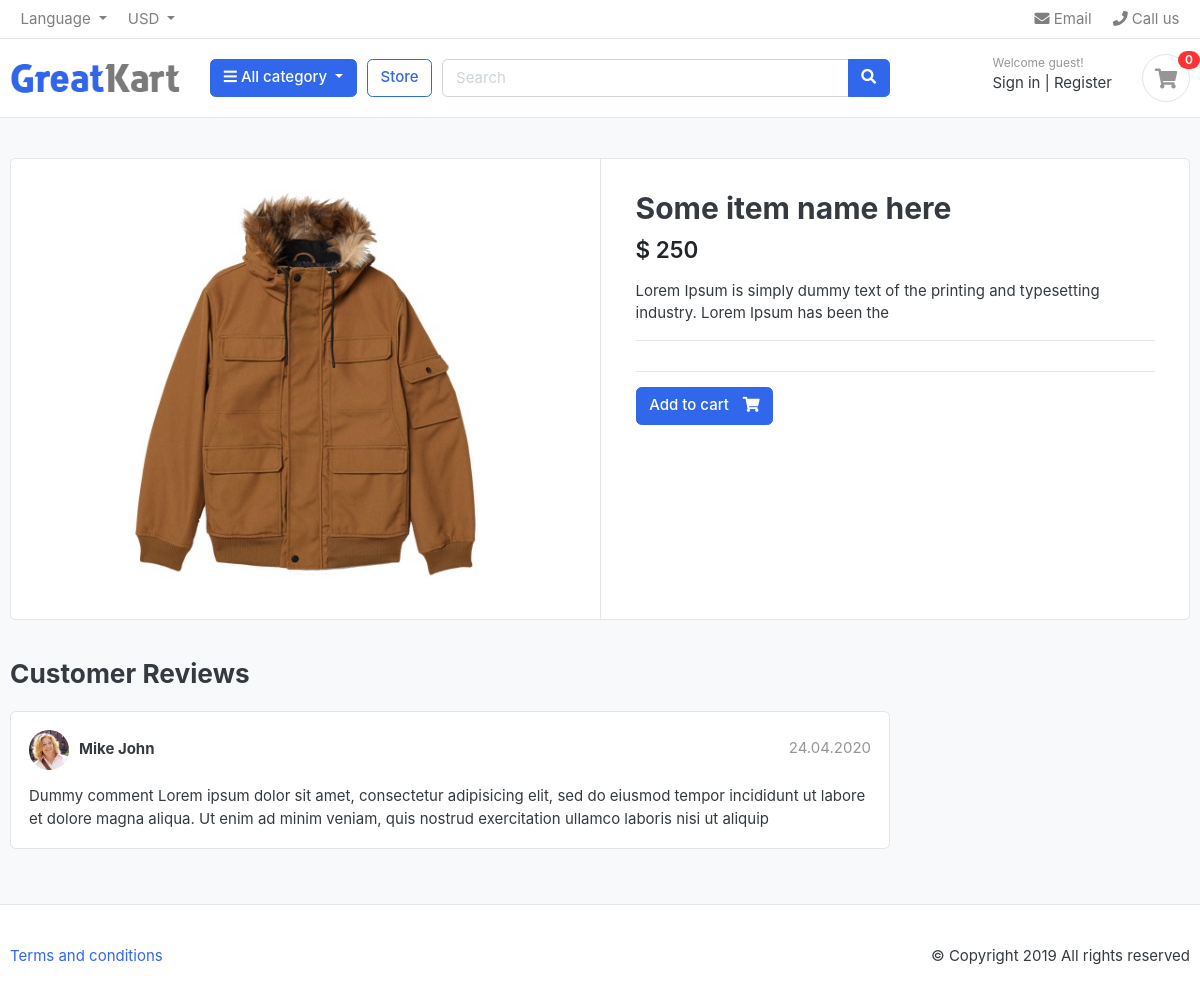
The app's page /store/t-shirt/some-item-name-here/ with its own data.
### apps/store/models.py (models this page shows, shortened)
class Product(models.Model):
    product_name = models.CharField(max_length=200, unique=True)
    slug = models.SlugField(max_length=200, unique=True)
    description = models.TextField(max_length=100, blank=True)
    price = models.IntegerField()
    images = models.ImageField(upload_to ='uploads/%Y/%m/%d/', blank=True)
    stock = models.IntegerField()
    is_available = models.BooleanField(default=True)
    category = models.ForeignKey(Category, on_delete=models.CASCADE)
    created_date = models.DateTimeField(auto_now_add=True)
    modified_date = models.DateTimeField(auto_now=True)

### apps/store/views.py (the view)
# urls.py: path('<slug:category_slug>/<slug:product_slug>/', views.ProductDetail, name='product_detail'),
def ProductDetail(request, category_slug, product_slug):
    try:
        single_product = Product.objects.get(category__slug=category_slug, slug=product_slug)
        in_cart = CartItem.objects.filter(cart__cart_id=_cart_id(request), product=single_product).exists()
    except Exception as e:
        raise e
    context = {
        'single_product': single_product,
        'in_cart': in_cart
    }
    return render(request, 'product-detail.html', context)

### apps/carts/views.py (called while the page is built)
def _cart_id(request):
    cart = request.session.session_key
    if not cart:
        cart = request.session.create()
    return cart

### apps/category/menus.py (called while the page is built)
def menu_links(request):
    links = Category.objects.all()
    return dict(links=links)

def cart_count(request):
    cart_count = 0
    if 'admin' in request.path:
        return {}
    else:
        try:
            cart = Cart.objects.filter(cart_id=_cart_id(request))
            cart_items = CartItem.objects.all().filter(cart=cart[:1])
            for cart_item in cart_items:
                cart_count += cart_item.quantity
        except Cart.DoesNotExist:
            cart_count = 0
    return dict(cart_count=cart_count)

### apps/category/models.py (called while the page is built)
    def get_url(self):
        return reverse('products_by_category', args=[self.slug])

### apps/store/models.py (called while the page is built)
    def colors(self):
        return super(VariationManager, self).filter(variation_category='color', is_active=True)

    def sizes(self):
        return super(VariationManager, self).filter(variation_category='size', is_active=True)

### templates/product-detail.html (shortened to what this page needs)
{% extends 'snippets/base.html' %}
{% block home %}
<section class="section-content padding-y bg">
	<div class="container">
		<div class="card">
			<div class="row no-gutters">
				<aside class="col-md-6">
					<article class="gallery-wrap">
						<div class="img-big-wrap">
							<a href="#"><img src="{{ single_product.images.url }}"></a>
						</div>
					</article>
				</aside>
				<main class="col-md-6 border-left">
					<form action="{% url 'add_cart' single_product.id %}" method="POST">
						<article class="content-body">
							<h2 class="title">{{single_product.product_name}}</h2>
							<div class="mb-3">
								<var class="price h4">$ {{single_product.price}}</var>
							</div>
							<p>{{single_product.description}}</p>
							<hr>
							<hr>
							{% if single_product.stock <= 0 %}
								<h5 class="text-danger">Out Of Stock</h5>
							{% else %}
									<button type="submit" href="{% url 'cart' %}" class="btn btn-primary"> <span class="text">Add to cart</span> <i class="fas fa-shopping-cart"></i></button>
							{% endif %}
						</article>
					</form>
				</main>
			</div>
		</div>
		<br>
		<div class="row">
					<div class="col-md-9">
			<header class="section-heading">
				<h3>Customer Reviews </h3>
			</header>
			<article class="box mb-3">
				<div class="icontext w-100">
					<img src="./images/avatars/avatar1.jpg" class="img-xs icon rounded-circle">
					<div class="text">
						<span class="date text-muted float-md-right">24.04.2020 </span>
						<h6 class="mb-1">Mike John </h6>
					</div>
				</div>
				<div class="mt-3">
					<p>
						Dummy comment Lorem ipsum dolor sit amet, consectetur adipisicing elit, sed do eiusmod
						tempor incididunt ut labore et dolore magna aliqua. Ut enim ad minim veniam,
						quis nostrud exercitation ullamco laboris nisi ut aliquip
					</p>
				</div>
			</article>
			</div>
		</div>
	</div>
</section>
{% endblock %}

### static/css/ui.css (style rules this page uses)
html { font-family: "Inter", sans-serif; font-size: 15px; }
.content-body { flex: 1 1 auto; padding: 2rem 2.3rem; }
.img-xs, .img-sm, .img-md, .img-lg { -o-object-fit: cover; object-fit: cover; flex-shrink: 0; flex-grow: 0; }
.img-xs { width: 40px; height: 40px; }
.padding-y { padding-top: 40px; padding-bottom: 40px; }
var { font-style: normal; }
article:after, .form-group:after { display: block; clear: both; content: ""; }
.bg { background-color: #f8f9fa; }
.section-heading { margin-bottom: 20px; margin-top: 15px; }
p:last-child { margin-bottom: 0; }
.btn .text + i { margin-left: 10px; }
.icontext { display: inline-flex; align-items: center; vertical-align: middle; }
.icontext .text { width: 100%; line-height: 1.2; }
.icontext .icon { position: relative; margin-right: 10px; flex-shrink: 0; flex-grow: 0; }
.price { font-weight: 600; color: #212529; }
.box { padding: 18px; background: #fff; border-radius: 0.37rem; border: 1px solid #e4e4e4; }
.box img { max-width: 100%; }
.gallery-wrap .img-big-wrap { margin-bottom: 10px; border-radius: 0.37rem; overflow: hidden; background-color: #fff; }
.gallery-wrap .img-big-wrap a { text-align: center; display: block; }
.gallery-wrap .img-big-wrap img { height: 450px; width: auto; display: inline-block; }

### records on screen
Product: images (picture), product_name "Some item name here", price "250", description "Lorem Ipsum is simply dummy text of the printing and typesetting industry. Lorem Ipsum has been the"

### other values on screen
{{ cart_count }} "0"
